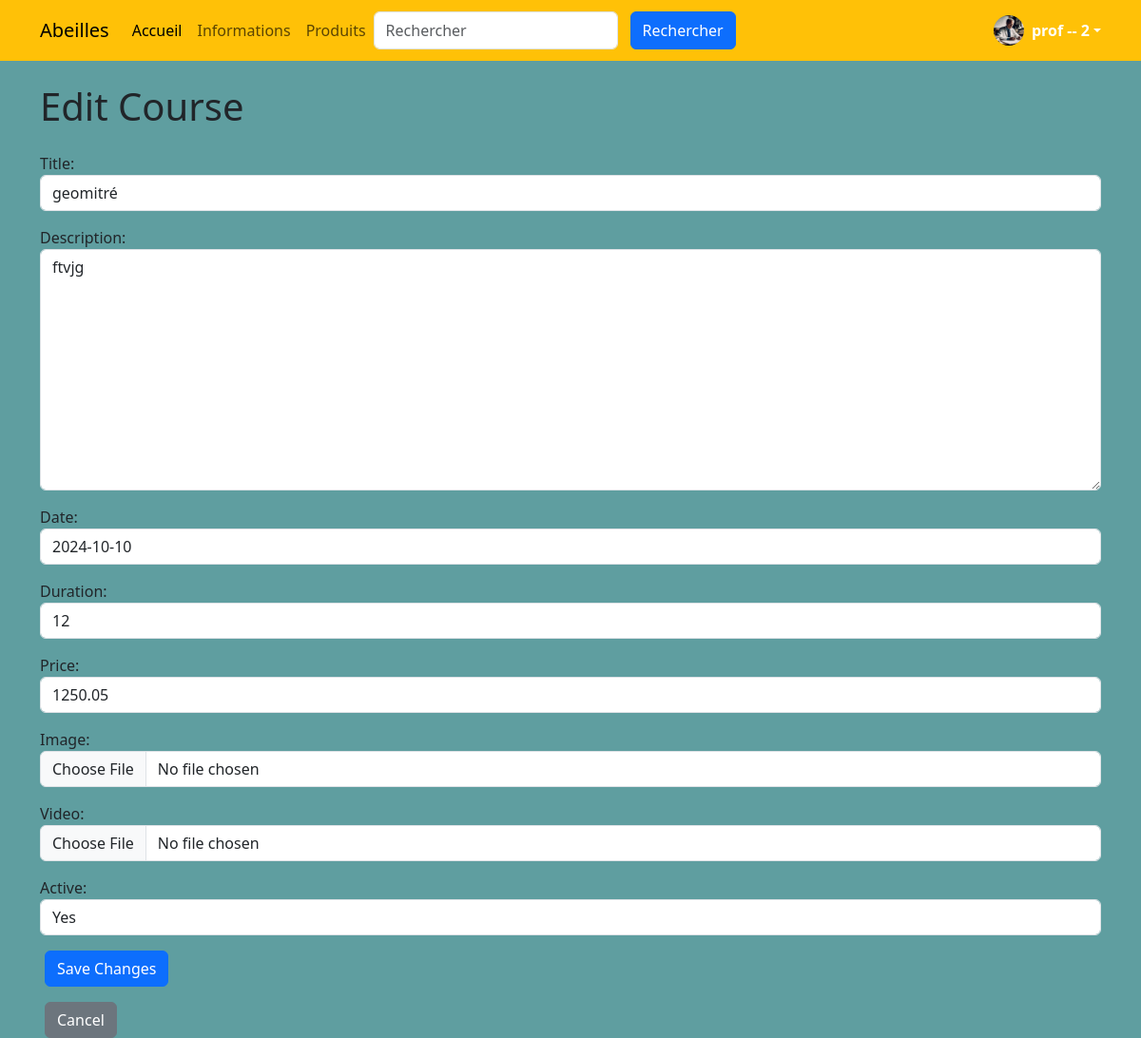
The page /courses/edit/11/ (signed in) on the database its author committed.
### accounts/models.py (models this page shows, shortened)
class CustomUser(AbstractUser):
    is_teacher = models.BooleanField(default=False)
    is_student = models.BooleanField(default=True)
    groups = models.ManyToManyField(
        'auth.Group',
        related_name='customuser_groups',
        help_text='The groups this user belongs to.',
        verbose_name='groups',
    )
    user_permissions = models.ManyToManyField(
        'auth.Permission',
        related_name='customuser_permissions',
        blank=True,
        help_text='Specific permissions for this user.',
        verbose_name='user permissions',
    )

class Profile(models.Model):
    LEVEL_CHOICES = [
        ('beginner', 'Débutant'),
        ('intermediate', 'Intermédiaire'),
        ('advanced', 'Avancé'),
    ]
    user = models.OneToOneField(settings.AUTH_USER_MODEL, on_delete=models.CASCADE)
    photo = models.ImageField(upload_to='profile_photos/', null=True, blank=True)
    level = models.CharField(max_length=20, choices=LEVEL_CHOICES, default='beginner')
    USER_TYPE_CHOICES = (
        (1, 'admin'),
        (2, 'prof'),
        (3, 'student'),
    )
    user_type = models.PositiveSmallIntegerField(choices=USER_TYPE_CHOICES, default=2)
    bio = models.TextField()
    ville = models.CharField(max_length=255, blank=True, null=True)

### courses/models.py (models this page shows, shortened)
class Course(models.Model):
    title = models.CharField(max_length=200)
    description = models.TextField()
    date = models.DateField()
    teacher = models.ForeignKey(settings.AUTH_USER_MODEL, on_delete=models.CASCADE, related_name='courses')
    duration = models.IntegerField()
    price = models.DecimalField(max_digits=10, decimal_places=2)
    image = models.ImageField(upload_to='courses/images/')
    video = models.FileField(upload_to='courses/videos/')
    active = models.BooleanField(default=True)

### courses/views.py (the view)
# urls.py: path('edit/<int:course_id>/', views.edit_course, name='edit_course'),
@login_required
def edit_course(request, course_id):
    course = get_object_or_404(Course, id=course_id)
    if course.teacher != request.user and not request.user.is_superuser:
        messages.error(request, "You do not have permission to edit this course.")
        return redirect('course_list')
    if request.method == 'POST':
        form = CourseForm(request.POST, request.FILES, instance=course)
        if form.is_valid():
            form.save()
            messages.success(request, "Course updated successfully!")
            return redirect('course_list')
    else:
        form = CourseForm(instance=course)
    return render(request, 'courses/edit_course.html', {'form': form})

### courses/forms.py
class CourseForm(forms.ModelForm):
    class Meta:
        model = Course
        fields = ['title', 'description', 'date', 'duration', 'price', 'image', 'video', 'active']
        widgets = {
            'title': forms.TextInput(attrs={'class': 'form-control', 'placeholder': 'titre'}),
            'description': forms.Textarea(attrs={'class': 'form-control', 'placeholder': 'description'}),
            'date': forms.DateInput(attrs={'class': 'form-control', 'placeholder': 'Par exemple : 2024-10-10'}),
            'duration': forms.NumberInput(attrs={'class': 'form-control', 'placeholder': 'Nombre de heure par cours'}),
            'price': forms.NumberInput(attrs={'class': 'form-control', 'placeholder': 'Prix'}),
            'image': forms.FileInput(attrs={'class': 'form-control', 'placeholder': 'Image de Cours'}),
            'video': forms.FileInput(attrs={'class': 'form-control', 'placeholder':'Védio de Cours'}),
            'active': forms.NullBooleanSelect(attrs={'class': 'form-control'}),
        }

### templates/courses/edit_course.html (shortened to what this page needs)
{% extends 'base.html' %}
{% block content %}
<div class="container">
    <h1 class="my-4">Edit Course</h1>
    <form method="POST" enctype="multipart/form-data">
        {{ form.as_p }}
        <button type="submit" class="btn btn-primary">Save Changes</button>
    </form>
    <a href="{% url 'course_list' %}" class="btn btn-secondary mt-3">Cancel</a>
</div>
{% endblock %}

### templates/parts/navbar.html (shortened to what this page needs)
<nav class="navbar navbar-expand-lg bg-warning">
    <div class="container">
      <a class="navbar-brand" href="{% url 'home' %}">Abeilles</a>
      <div class="collapse navbar-collapse" id="navbarsExample07">
        <ul class="navbar-nav me-auto mb-2 mb-lg-0">
          <li class="nav-item">
            <a class="nav-link active" aria-current="page" href="{% url 'home' %}">Accueil</a>
          </li>
          <li class="nav-item">
            <a class="nav-link" href="{% url 'course_list' %}">Informations</a>
          </li>
          <li class="nav-item">
            <a class="nav-link" href="{% url 'product_list' %}">Produits</a>
          </li>
        <form method="get" action="{% url 'search' %}" class="d-flex ms-auto">
          <input class="form-control me-2" type="search" name="q" placeholder="Rechercher" aria-label="Rechercher">
          <button type="submit" class="btn btn-primary">Rechercher</button>
        </form>
      </div>
      <br>
      <br>
      <div class="dropdown">
        <a class="d-flex align-items-center text-white text-decoration-none dropdown-toggle" data-bs-toggle="dropdown" aria-expanded="false">
          {% if user.is_authenticated %}
            <img src="{{ user.profile.photo.url }}" alt="" width="32" height="32" class="rounded-circle me-2">
            <strong>{{ user.username }} -- {{ user.profile.user_type }}</strong>
          {% endif %}
        </a>
      </div>
    </div>
  </nav>

### templates/base.html (style rules this page uses)
.btn { margin: 0 5px; }
body { display: flex; flex-direction: column; min-height: 100vh; background-color: cadetblue; }

### rows shown on the page
CustomUser: profile.photo (picture), username "prof", profile.user_type "2"
Course: title "geomitré", description "ftvjg", date "2024-10-10", duration "12", price "1250.05", active "Yes"
